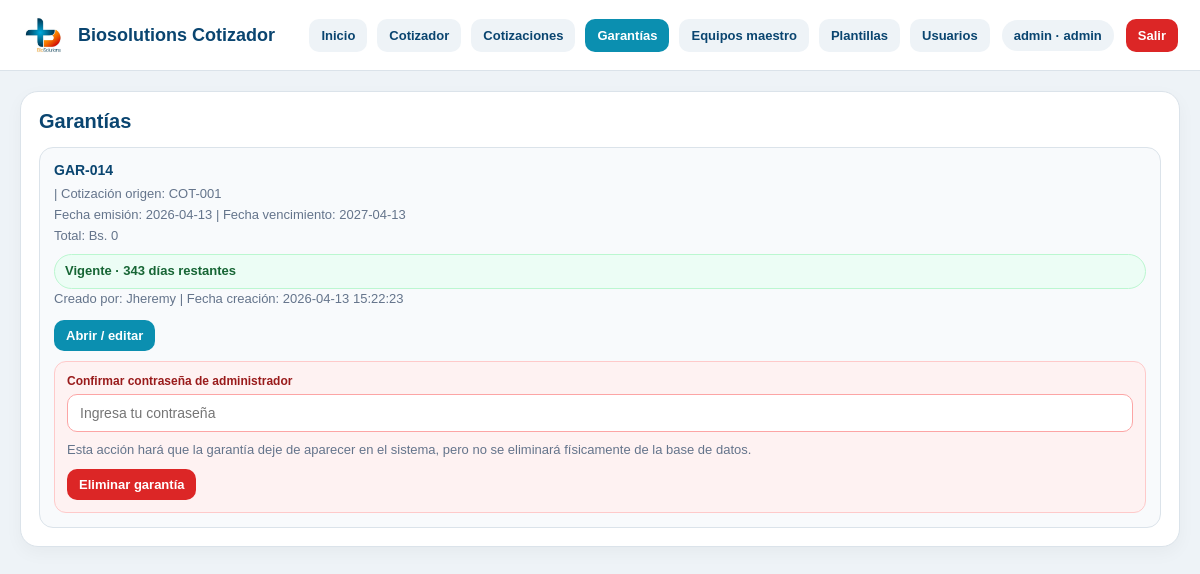
Page /garantias (signed in) on the earlier database version.
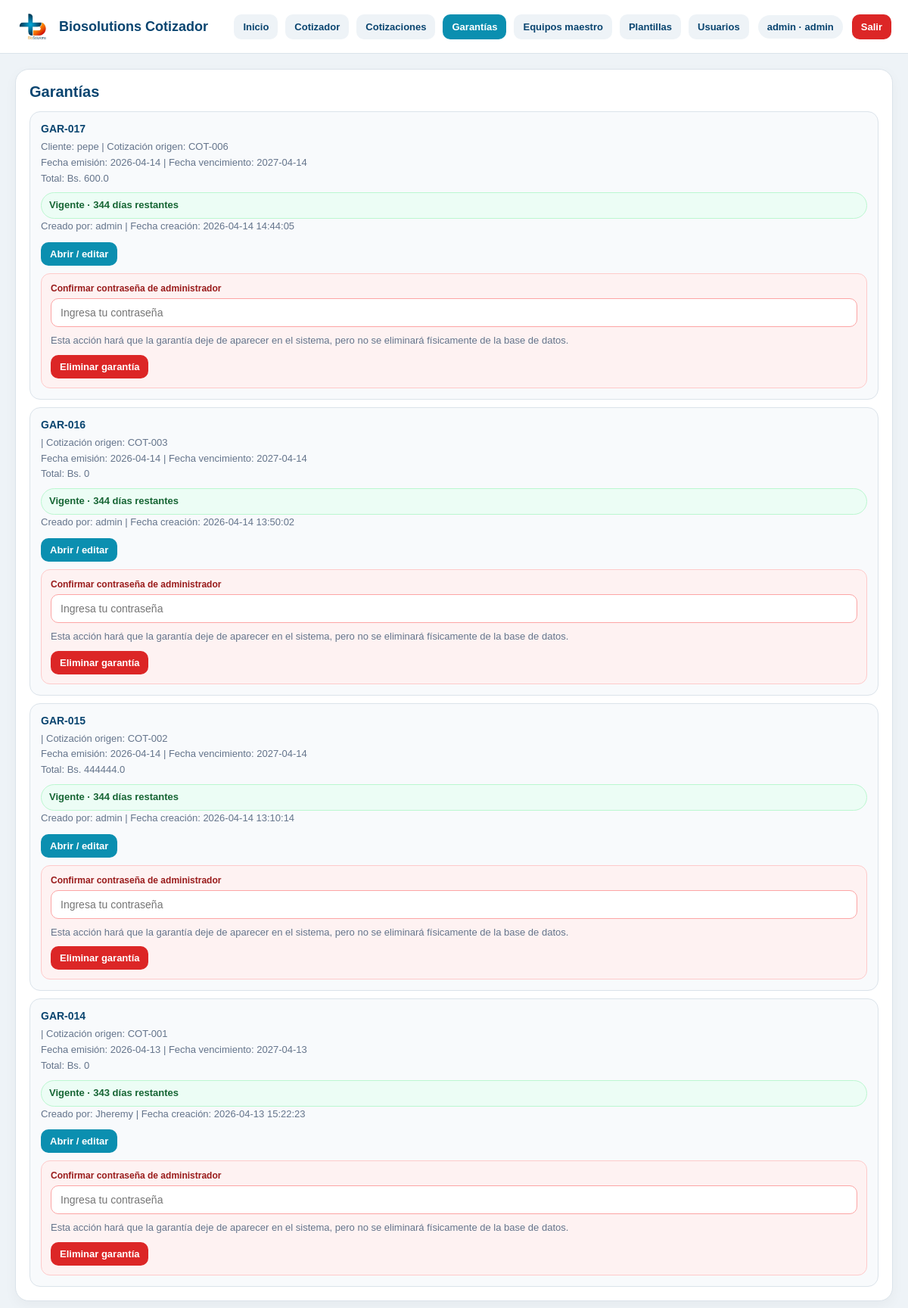
Same page on the later database version.
### tables this page shows
CREATE TABLE garantias (
            id INTEGER PRIMARY KEY AUTOINCREMENT,
            cotizacion_id INTEGER NOT NULL,
            numero_garantia TEXT,
            fecha_emision TEXT,
            fecha_vencimiento TEXT,
            cliente_nombre TEXT,
            cliente_documento TEXT,
            texto_garantia TEXT,
            total REAL DEFAULT 0,
            payload_json TEXT,
            creado_por_user_id INTEGER,
            actualizado_por_user_id INTEGER,
            creado_en TEXT DEFAULT CURRENT_TIMESTAMP,
            actualizado_en TEXT DEFAULT CURRENT_TIMESTAMP
        , activo INTEGER NOT NULL DEFAULT 1);

CREATE TABLE cotizaciones (
    id INTEGER PRIMARY KEY AUTOINCREMENT,
    numero TEXT,
    fecha TEXT,
    cliente TEXT,
    atencion TEXT,
    ciudad TEXT,
    validez TEXT,
    forma_pago TEXT,
    observaciones TEXT,
    moneda TEXT DEFAULT 'BOB',
    total REAL DEFAULT 0,
    estado TEXT DEFAULT 'borrador'
, payload_json TEXT, creado_por_user_id INTEGER, actualizado_por_user_id INTEGER, creado_en TEXT, actualizado_en TEXT, estado_documental TEXT DEFAULT 'borrador');

CREATE TABLE usuarios (
    id INTEGER PRIMARY KEY AUTOINCREMENT,
    username TEXT NOT NULL UNIQUE,
    password_hash TEXT NOT NULL,
    nombre TEXT,
    rol TEXT NOT NULL DEFAULT 'editor',
    activo INTEGER NOT NULL DEFAULT 1,
    creado_en TEXT NOT NULL DEFAULT CURRENT_TIMESTAMP
);

### app.py (the view)
@app.route("/garantias")
@login_required
def garantias_page():
    conn = get_db_connection()
    ensure_auth_schema(conn)
    garantias_rows = conn.execute("""
        SELECT
            g.*,
            c.numero AS cotizacion_numero,
            uc.username AS creado_por_username,
            ua.username AS actualizado_por_username
        FROM garantias g
        LEFT JOIN cotizaciones c ON c.id = g.cotizacion_id
        LEFT JOIN usuarios uc ON uc.id = g.creado_por_user_id
        LEFT JOIN usuarios ua ON ua.id = g.actualizado_por_user_id
        WHERE g.activo = 1
        ORDER BY g.id DESC
    """).fetchall()
    garantias = []
    for row in garantias_rows:
        item = dict(row)
        item["estado_calculado"] = get_garantia_status(row["fecha_vencimiento"])
        item["dias_restantes"] = get_garantia_days_remaining(row["fecha_vencimiento"])
        garantias.append(item)
    conn.close()
    return render_template("garantias.html", garantias=garantias, active_page="garantias")

### app.py (called while the page is built)
def get_db_connection():
    conn = sqlite3.connect(DB_PATH, timeout=10)
    conn.row_factory = sqlite3.Row
    return conn

def ensure_payload_json_column(conn):
    columns = conn.execute("PRAGMA table_info(cotizaciones)").fetchall()
    column_names = [col["name"] for col in columns]
    if "payload_json" not in column_names:
        conn.execute("ALTER TABLE cotizaciones ADD COLUMN payload_json TEXT")
        conn.commit()

def ensure_users_table(conn):
    conn.execute("""
        CREATE TABLE IF NOT EXISTS usuarios (
            id INTEGER PRIMARY KEY AUTOINCREMENT,
            username TEXT NOT NULL UNIQUE,
            password_hash TEXT NOT NULL,
            nombre TEXT,
            rol TEXT NOT NULL DEFAULT 'editor',
            activo INTEGER NOT NULL DEFAULT 1,
            creado_en TEXT NOT NULL DEFAULT CURRENT_TIMESTAMP
        )
    """)
    conn.commit()

def ensure_documentos_schema(conn):
    ensure_payload_json_column(conn)
    ensure_cotizaciones_audit_columns(conn)
    ensure_cotizacion_documental_column(conn)
    ensure_entregas_table(conn)
    ensure_garantias_table(conn)

def ensure_auth_schema(conn):
    ensure_users_table(conn)
    ensure_documentos_schema(conn)

### templates/garantias.html (shortened to what this page needs)
{% extends "base.html" %}
{% block content %}
<section class="page-card">
  <h2>Garantías</h2>
  {% if garantias %}
    <div class="lib-list">
      {% for g in garantias %}
        <div class="lib-card">
          <strong>{{ g["numero_garantia"] or "Sin número" }}</strong>
          <span>
            {% if g["cliente_nombre"] %}Cliente: {{ g["cliente_nombre"] }}{% endif %}
            {% if g["cotizacion_numero"] %} | Cotización origen: {{ g["cotizacion_numero"] }}{% endif %}
          </span>
          <span>
            {% if g["fecha_emision"] %}Fecha emisión: {{ g["fecha_emision"] }}{% endif %}
            {% if g["fecha_vencimiento"] %} | Fecha vencimiento: {{ g["fecha_vencimiento"] }}{% endif %}
          </span>
          <span>
            Total: Bs. {{ g["total"] or 0 }}
          </span>
          {% if g["estado_calculado"] == "vigente" %}
            <span class="status-chip vigente">Vigente{% if g["dias_restantes"] is not none %} · {{ g["dias_restantes"] }} días restantes{% endif %}</span>
          {% elif g["estado_calculado"] == "proxima_a_vencer" %}
            <span class="status-chip proxima">Próxima a vencer{% if g["dias_restantes"] is not none %} · {{ g["dias_restantes"] }} días restantes{% endif %}</span>
          {% elif g["estado_calculado"] == "vencida" %}
            <span class="status-chip vencida">Vencida{% if g["dias_restantes"] is not none %} · {{ g["dias_restantes"]|abs }} días{% endif %}</span>
          {% else %}
            <span class="status-chip">Sin fecha</span>
          {% endif %}
           <span>
            Creado por: {{ g["creado_por_username"] or "N/D" }}
            {% if g["creado_en"] %} | Fecha creación: {{ g["creado_en"] }}{% endif %}
          </span>
          <div class="actions">
            <a href="{{ url_for('garantia_detail_page', garantia_id=g['id']) }}">Abrir / editar</a>
          </div>
          {% if current_role == 'admin' %}
            <form method="post"
                  action="{{ url_for('eliminar_garantia', garantia_id=g['id']) }}"
                  class="delete-form"
                  onsubmit="return confirm('¿Seguro que deseas eliminar lógicamente esta garantía?');">
              <label for="password_confirm_{{ g['id'] }}">Confirmar contraseña de administrador</label>
              <input
                id="password_confirm_{{ g['id'] }}"
                name="password_confirm"
                type="password"
                placeholder="Ingresa tu contraseña"
                required
              />
              <span class="delete-note">
                Esta acción hará que la garantía deje de aparecer en el sistema, pero no se eliminará físicamente de la base de datos.
              </span>
              <button type="submit" class="danger-btn">Eliminar garantía</button>
            </form>
          {% endif %}
        </div>
      {% endfor %}
    </div>
  {% else %}
    <p class="tiny-note">Todavía no hay garantías generadas.</p>
  {% endif %}
</section>
{% endblock %}

Differences in the rows shown:
added garantias: numero_garantia "GAR-017", cliente_nombre "pepe", cotizacion_numero "COT-006", fecha_emision "2026-04-14", fecha_vencimiento "2027-04-14", total "600.0", dias_restantes "344", username "admin", creado_en "2026-04-14 14:44:05"
added garantias: numero_garantia "GAR-016", cotizacion_numero "COT-003", fecha_emision "2026-04-14", fecha_vencimiento "2027-04-14", total "0", dias_restantes "344", username "admin", creado_en "2026-04-14 13:50:02"
added garantias: numero_garantia "GAR-015", cotizacion_numero "COT-002", fecha_emision "2026-04-14", fecha_vencimiento "2027-04-14", total "444444.0", dias_restantes "344", username "admin", creado_en "2026-04-14 13:10:14"
